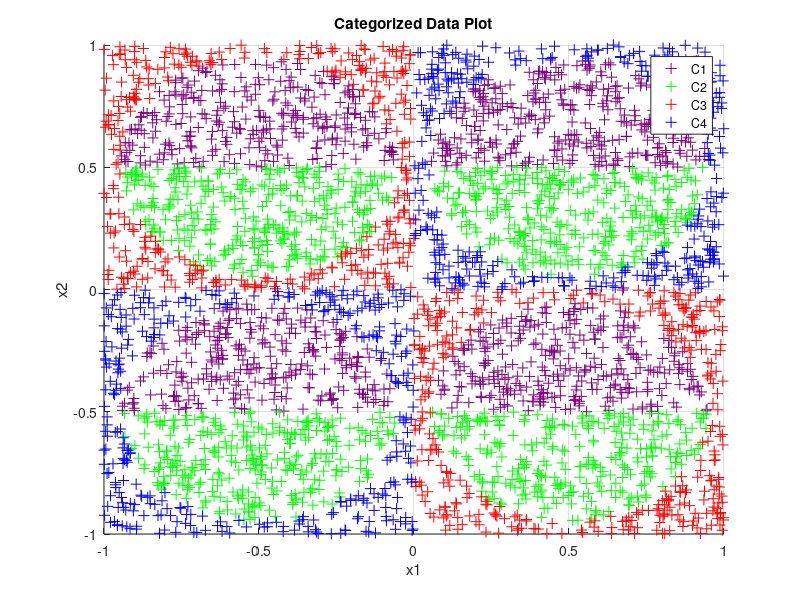

MATLAB code for this plot:
fileID = fopen('Data.txt', 'r');
data = textscan(fileID, '%f %f %s', 'Delimiter', ',', 'HeaderLines', 0);
fclose(fileID);


x1 = data{1};
x2 = data{2};
categories = data{3};

figure;
hold on;
grid on;

colors = {[0.5, 0, 0.5], 'g', 'r', 'b'};
labels = {'C1', 'C2', 'C3', 'C4'};

for i = 1:4
    category_idx = strcmp(categories, labels{i});

    plot(x1(category_idx), x2(category_idx), '+', 'Color', colors{i}, ...
        'DisplayName', labels{i}, 'MarkerSize', 8);
end

legend show;
xlabel('x1');
ylabel('x2');
title('Categorized Data Plot');

hold off;

